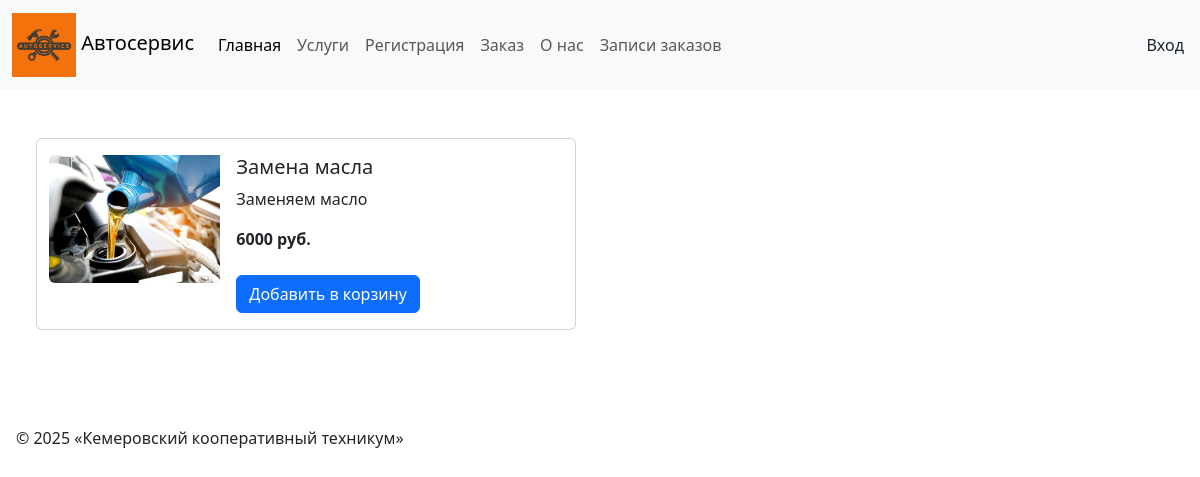
The app's page /products/2 with its own data.
### tables this page shows
CREATE TABLE `products` (
  `id` int(11) NOT NULL,
  `name` varchar(120) NOT NULL,
  `description` text DEFAULT NULL,
  `image` varchar(120) DEFAULT NULL,
  `price` float NOT NULL,
  `created` datetime DEFAULT current_timestamp(),
  `updated` datetime DEFAULT current_timestamp() ON UPDATE current_timestamp()
);

### src/Controllers/ProductController.php (called while the page is built, shortened)
<?php
class ProductController {
    public function get(?int $id): string {
        if (Config::STORAGE_TYPE == Config::TYPE_DB) {
            $serviceStorage = new ProductDBStorage();
            $model = new Product($serviceStorage, Config::TABLE_PRODUCTS);
        }
        $data = $model->loadData();
        if (($id) && ($id <= count($data))) {
            $record= $data[$id-1];
            return ProductTemplate::getCardTemplate($record);
        } else
            return ProductTemplate::getCardTemplate(null);
    }
}

### src/Router/Router.php (called while the page is built, shortened)
<?php
class Router {
    public function route(string $url): string {
        $path = parse_url($url, PHP_URL_PATH);
        return $this->handleLegacyRoute($path);
    }
    private function handleLegacyRoute(string $path): string {
        $pieces = explode("/", $path);
        $resource = $pieces[2] ?? null;
        switch ($resource) {
            case "products":
                $id = $pieces[3] ?? null;
                return (new ProductController())->get($id);
        }
    }
}

### src/Services/DBStorage.php (called while the page is built, shortened)
<?php
class DBStorage
{
    public function __construct() {
        $this->connection = new PDO(
            Config::MYSQL_DNS,
            Config::MYSQL_USER,
            Config::MYSQL_PASSWORD
        );
    }
}

### src/Services/ProductDBStorage.php (called while the page is built, shortened)
<?php
class ProductDBStorage extends DBStorage implements ILoadStorage
{
    public function loadData($nameFile): ?array
    {
        $sql = "SELECT `id`, `name`, `description`, `image`, `price`
                  FROM products";
        $result = $this->connection->query($sql, PDO::FETCH_ASSOC);
        $rows = $result->fetchAll();
        return $rows;
    }
}

### src/Models/Product.php (called while the page is built, shortened)
<?php
class Product {
    private ILoadStorage $dataStorage;
    private string $nameResource;
    public function __construct(ILoadStorage $service, string $name) {
        $this->dataStorage = $service;
        $this->nameResource = $name;
    }
    public function loadData(): ?array {
        return $this->dataStorage->loadData($this->nameResource);
    }
}

### src/Views/ProductTemplate.php (the view, shortened to what this page needs)
<?php
class ProductTemplate extends BaseTemplate {
    public static function getCardTemplate(?array $data) {
        $template = parent::getTemplate();
        if ($data) {
            $title = htmlspecialchars($data['name'], ENT_QUOTES, 'UTF-8');
            $content = <<<HTML
            <main class="row p-5">
                <div class="card mb-3" style="max-width: 540px;">
                    <div class="row g-0">
                        <div class="col-md-4 mt-3">
                            <img src="{$data['image']}" class="img-fluid rounded-start" alt="Изображение товара">
                        </div>
                        <div class="col-md-8">
                            <div class="card-body">
                                <h5 class="card-title">{$title}</h5>
                                <p class="card-text">{$data['description']}</p>
                                <p class="card-text"><strong class="text-body-primary">{$data['price']} руб.</strong></p>
                                <form class="mt-4" action="/avtoservis/basket" method="POST">
                                    <input type="hidden" name="id" value="{$data['id']}">
                                    <button type="submit" class="btn btn-primary">Добавить в корзину</button>
                                </form>
                            </div>
                        </div>
                    </div>
                </div>
            </main>
            HTML;
        }
        $resultTemplate = sprintf($template, $title, $content);
        return $resultTemplate;
    }
}

### records on screen
products: image (picture), name "Замена масла", description "Заменяем масло", price "6000"
